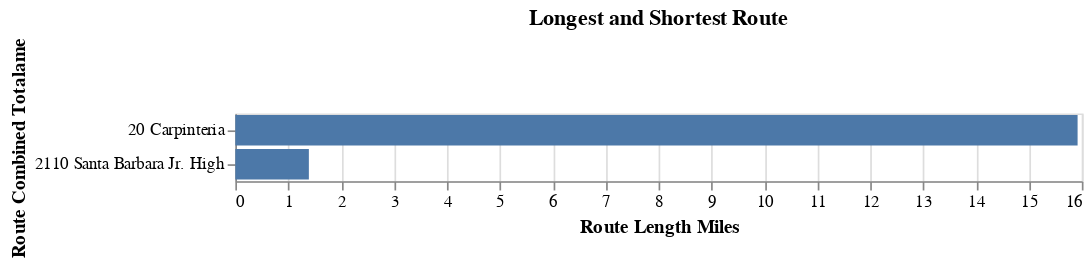

This figure's notebook cell:
### Code cell
basic_bar_chart(route_length_df, "route_length_miles", "route_combined_name", "Longest and Shortest Route")

### Figure 1 — Vega-Lite specification as saved in the notebook (floating-point values rounded to 4 significant figures)
{"config": {"view": {"continuousWidth": 300, "continuousHeight": 300}}, "data": {"name": "data-c6556484c571cdb112b8aa71cc3ea24e"}, "mark": {"type": "bar"}, "encoding": {"x": {"field": "route_length_miles", "title": "Route Length Miles", "type": "quantitative"}, "y": {"field": "route_combined_name", "title": "Route Combined Totalame", "type": "nominal"}}, "title": {"text": "Longest and Shortest Route"}, "width": 500, "$schema": "https://vega.github.io/schema/vega-lite/v5.14.1.json", "datasets": {"data-c6556484c571cdb112b8aa71cc3ea24e": [{"route_combined_name": "2110 Santa Barbara Jr. High", "route_length_miles": 1.39}, {"route_combined_name": "20 Carpinteria", "route_length_miles": 15.92}]}}
